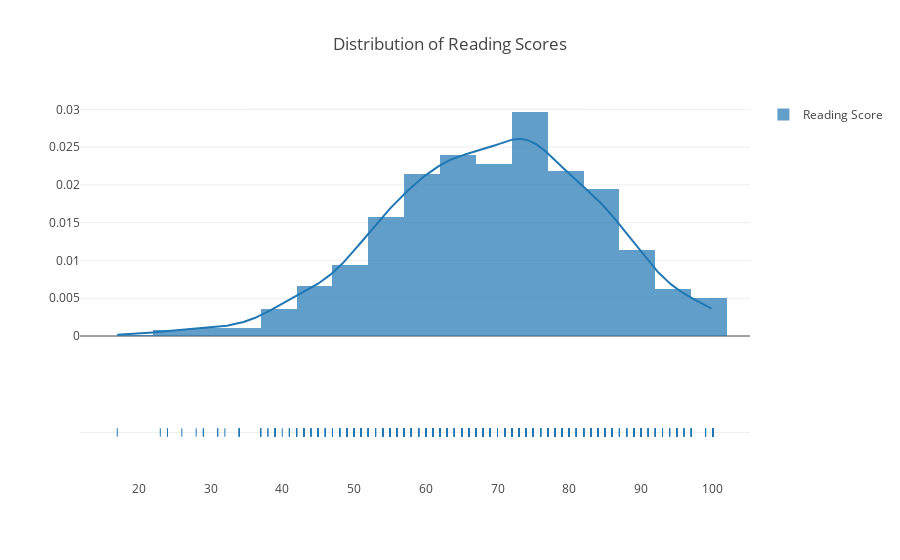

Notebook code for this chart:
### Code cell
## For Reading Scores
read_scores = df['reading score'].tolist()
hist_data = [read_scores]
group_labels = ['Reading Score'] 

# Create a distplot
fig2 = ff.create_distplot(hist_data, group_labels, bin_size=5, show_rug=True)
fig2.update_layout(title_text = 'Distribution of Reading Scores')
fig2.show()

### Figure 1 — Plotly figure (JSON) as saved in the notebook; plotly's stock layout.template omitted (floating-point values rounded to 4 significant figures; data arrays with more than 128 entries replaced by an {"elided": "..."} marker saying what was removed)
{"data": [{"histnorm": "probability density", "legendgroup": "Reading Score", "marker": {"color": "rgb(31, 119, 180)"}, "name": "Reading Score", "opacity": 0.7, "type": "histogram", "x": {"elided": "1000 int values"}, "xaxis": "x", "xbins": {"end": 100, "size": 5, "start": 17}, "yaxis": "y"}, {"legendgroup": "Reading Score", "marker": {"color": "rgb(31, 119, 180)"}, "mode": "lines", "name": "Reading Score", "showlegend": false, "type": "scatter", "x": {"elided": "500 float values"}, "xaxis": "x", "y": {"elided": "500 float values"}, "yaxis": "y"}, {"legendgroup": "Reading Score", "marker": {"color": "rgb(31, 119, 180)", "symbol": "line-ns-open"}, "mode": "markers", "name": "Reading Score", "showlegend": false, "type": "scatter", "x": {"elided": "1000 int values"}, "xaxis": "x", "y": {"elided": "1000 str values"}, "yaxis": "y2"}], "layout": {"autosize": true, "barmode": "overlay", "hovermode": "closest", "legend": {"traceorder": "reversed"}, "title": {"text": "Distribution of Reading Scores"}, "xaxis": {"anchor": "y2", "autorange": true, "domain": [0, 1], "range": [11.94, 105.1], "type": "linear", "zeroline": false}, "yaxis": {"anchor": "free", "autorange": true, "domain": [0.35, 1], "position": 0, "range": [-0.001454, 0.03123], "type": "linear"}, "yaxis2": {"anchor": "x", "autorange": true, "domain": [0, 0.25], "dtick": 1, "range": [-1, 1], "showticklabels": false, "type": "category"}}}
